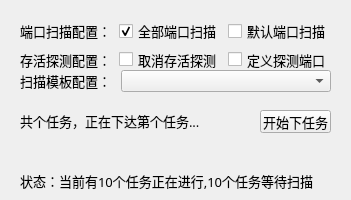
<?xml version="1.0" encoding="UTF-8"?>
<ui version="4.0">
 <class>Admin</class>
 <widget class="QWidget" name="Admin">
  <property name="geometry">
   <rect>
    <x>0</x>
    <y>0</y>
    <width>351</width>
    <height>200</height>
   </rect>
  </property>
  <property name="font">
   <font>
    <family>宋体</family>
    <pointsize>10</pointsize>
   </font>
  </property>
  <property name="mouseTracking">
   <bool>false</bool>
  </property>
  <property name="tabletTracking">
   <bool>false</bool>
  </property>
  <property name="focusPolicy">
   <enum>Qt::NoFocus</enum>
  </property>
  <property name="acceptDrops">
   <bool>false</bool>
  </property>
  <property name="windowTitle">
   <string>Form</string>
  </property>
  <property name="toolTipDuration">
   <number>-1</number>
  </property>
  <property name="autoFillBackground">
   <bool>false</bool>
  </property>
  <widget class="QWidget" name="formLayoutWidget_2">
   <property name="geometry">
    <rect>
     <x>20</x>
     <y>20</y>
     <width>311</width>
     <height>51</height>
    </rect>
   </property>
   <layout class="QFormLayout" name="formLayout_2">
    <item row="0" column="0" colspan="2">
     <layout class="QHBoxLayout" name="horizontalLayout_3">
      <item>
       <widget class="QLabel" name="SetPost_label">
        <property name="text">
         <string>端口扫描配置：</string>
        </property>
       </widget>
      </item>
      <item>
       <widget class="QCheckBox" name="AllPort_checkBox">
        <property name="text">
         <string>全部端口扫描</string>
        </property>
        <property name="checked">
         <bool>true</bool>
        </property>
        <property name="tristate">
         <bool>false</bool>
        </property>
       </widget>
      </item>
      <item>
       <widget class="QCheckBox" name="DefaultPort_checkBox">
        <property name="text">
         <string>默认端口扫描</string>
        </property>
       </widget>
      </item>
     </layout>
    </item>
    <item row="1" column="0" colspan="2">
     <layout class="QHBoxLayout" name="horizontalLayout_4">
      <item>
       <widget class="QLabel" name="survival_label">
        <property name="text">
         <string>存活探测配置：</string>
        </property>
       </widget>
      </item>
      <item>
       <widget class="QCheckBox" name="survival_cancel_checkBox">
        <property name="text">
         <string>取消存活探测</string>
        </property>
       </widget>
      </item>
      <item>
       <widget class="QCheckBox" name="survival_Definition_checkBox">
        <property name="text">
         <string>定义探测端口</string>
        </property>
        <property name="checked">
         <bool>false</bool>
        </property>
       </widget>
      </item>
     </layout>
    </item>
   </layout>
  </widget>
  <widget class="QWidget" name="formLayoutWidget">
   <property name="geometry">
    <rect>
     <x>20</x>
     <y>70</y>
     <width>311</width>
     <height>22</height>
    </rect>
   </property>
   <layout class="QFormLayout" name="formLayout">
    <item row="0" column="0">
     <widget class="QLabel" name="Scan_Template_label">
      <property name="text">
       <string>扫描模板配置： </string>
      </property>
     </widget>
    </item>
    <item row="0" column="1">
     <widget class="QComboBox" name="TemplateList_comboBox"/>
    </item>
   </layout>
  </widget>
  <widget class="QLabel" name="Status_label">
   <property name="geometry">
    <rect>
     <x>20</x>
     <y>170</y>
     <width>321</width>
     <height>22</height>
    </rect>
   </property>
   <property name="text">
    <string>状态：当前有10个任务正在进行,10个任务等待扫描</string>
   </property>
  </widget>
  <widget class="QPushButton" name="start_Button">
   <property name="geometry">
    <rect>
     <x>260</x>
     <y>110</y>
     <width>71</width>
     <height>23</height>
    </rect>
   </property>
   <property name="text">
    <string>开始下任务</string>
   </property>
  </widget>
  <widget class="QLabel" name="Working_label">
   <property name="geometry">
    <rect>
     <x>20</x>
     <y>110</y>
     <width>241</width>
     <height>22</height>
    </rect>
   </property>
   <property name="text">
    <string>共个任务，正在下达第个任务...</string>
   </property>
  </widget>
 </widget>
 <resources/>
 <connections/>
</ui>
